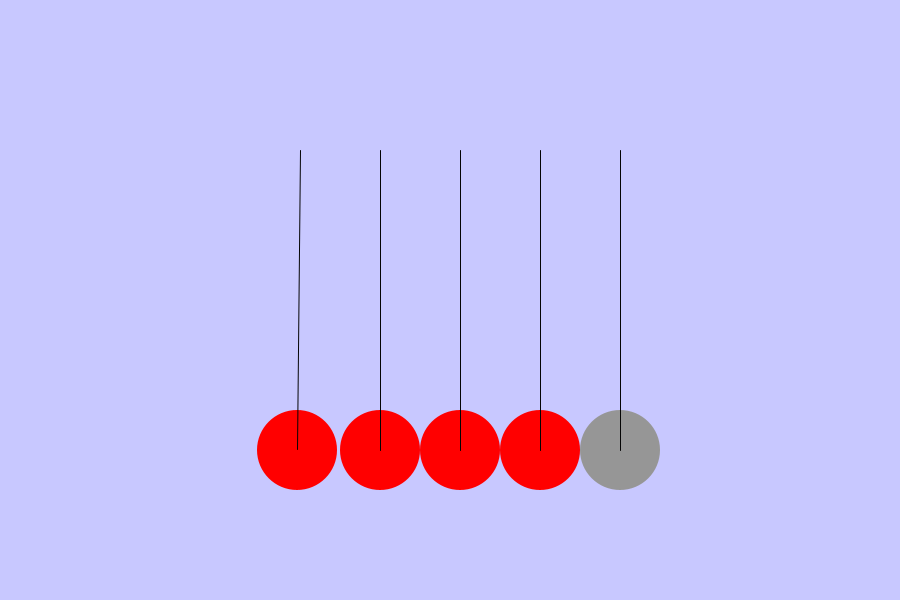
Frame 1 (no input)
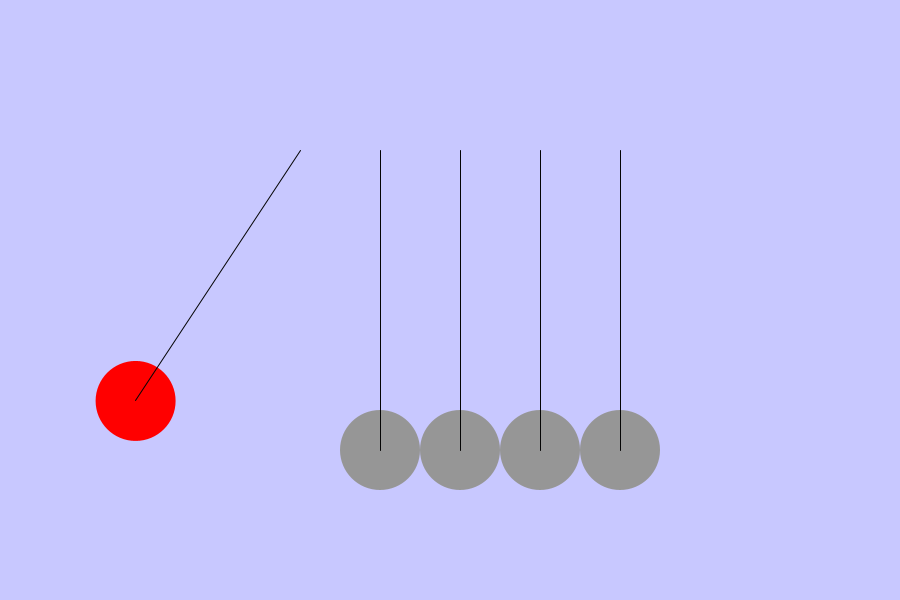
Frame 60 (the mouse pressed at the canvas centre just before this capture)
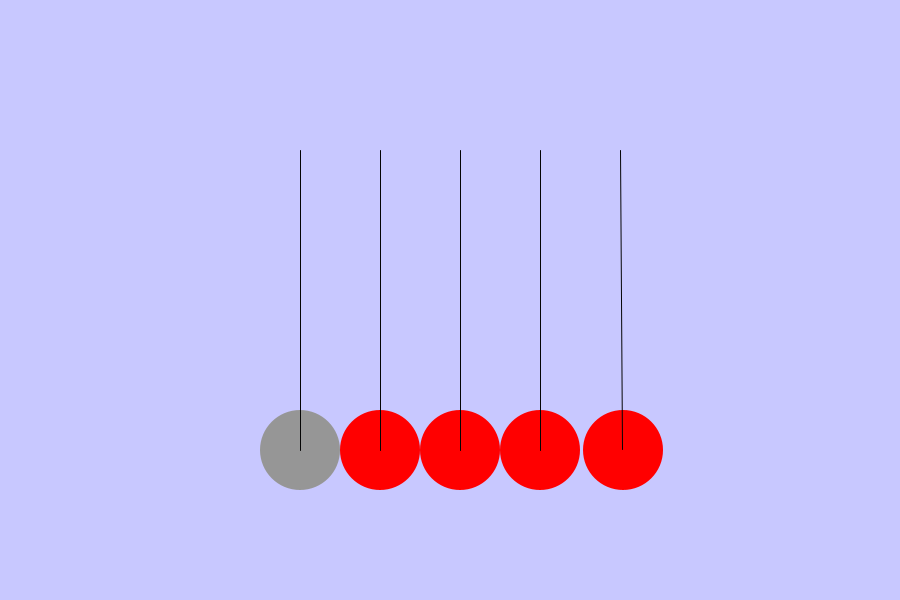
Frame 120 (the mouse held since frame 60 and released just before this capture)

The Processing sketch that drew these frames (run headless with seeded random() and noise(); from frame 60 on, the mouse is pressed at the canvas centre):

// Processing sketch: processing_17627
// ── processing_17627.pde


float centrex;
float centrey;
float centrexx;
float centreyy;
float passt;
float t;
float passtt;
float tt;
float vermell;
float verd;
float blau;
float vermell2;
float verd2;
float blau2;
int impacte=0;  // Nomes te a veure amb el color


void setup()   
{ 
smooth();
  size(900, 600); 
  background(200,200,255);
  fill(150, 150, 150);
  passt=0.01;
  passtt=0;
  vermell=255;
 verd=0;
blau=0; 
vermell2=150;
verd2=150;
blau2=150;

// frameRate(10);

 }
 
 void draw()  
{
  
  impacte=0;
  if (centreyy<400) //El problema és aqui. No sabem perquè la 
                    //segona bola que es mou no fa cas al limit
                    //de la "y" que li hem establert
  {
   passtt=-passtt;
   
//   println(passtt);
  }
  
  if (centrey<400) 
  {
   passt=-passt;
  // println("passt = " + passt);
  }

  if (centrexx<620)
  {
   tt = tt - passtt;  // CORRECCIO
   passtt=0;
   passt= -0.01;
   
   vermell=255;
   verd=0;
   blau=0;
   vermell2=150;
   verd2=150;
   blau2=150;
   impacte=1;
   
  }

  if (centrex>300)
  {    
   t = t - passt; // CORRECCIO
   passt=0;
   passtt=0.01;
   vermell=150;
   verd=150;
   blau=150;
   vermell2=255;
   verd2=0;
   blau2=0;
   impacte=1;
  }

  tt=tt+passtt;
 // println(passtt);
  t=t+passt; 
  
 // println(t);
  background(200,200,255);  
  centrex=300*sin(t)+300;
  centrey=300*cos(t)+150;
  centrexx=300*sin(tt)+620;
  centreyy=300*cos(tt)+150;
  noStroke();
  fill(vermell, verd, blau);
  ellipse(centrex, centrey, 80, 80);
  fill(vermell2, verd2, blau2);
  ellipse(centrexx, centreyy, 80, 80);
  fill(150,150,150);
  if(impacte==1){fill(255,0,0);}
  ellipse(380, 450, 80, 80);
  ellipse(460, 450, 80, 80);
  ellipse(540, 450, 80, 80);

  stroke(4);
 line(centrex, centrey, 300, 150);
 line(centrexx, centreyy, 620, 150);
 line(380,450,380,150);
 line(460,450,460,150);
 line(540,450,540,150);

}
